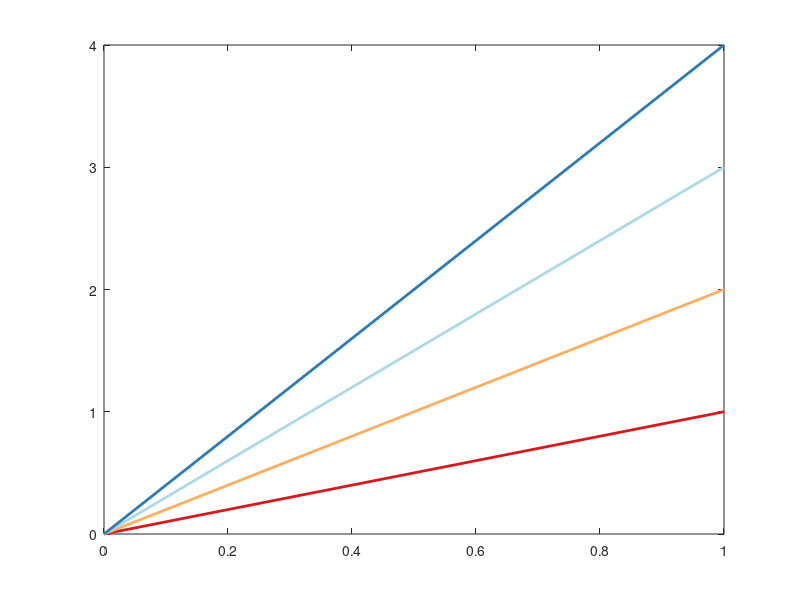

MATLAB code for this plot: (Note: this script raises an error after producing the figure.)
clc;clear; close all;

x = [0 1];

% I dont like this one very much
colorSet1 = {[141, 211, 199];[ 255, 237, 111];[ 190, 186, 218];[ 251, 128, 114];[ 128, 177, 211];[ 253, 180, 98];[ 179, 222, 105];[ 188, 128, 189];[ 217, 217, 217];[ 204, 235, 197];[ 252, 205, 229];[ 255, 255, 179]};

% This shows pretty strong contrast
colorSet2 = {[228, 26, 28];[55, 126, 184]; [77, 175, 74];[ 255, 127, 0];[ 255, 237, 111]*.85;[ 166, 86, 40];[ 247, 129, 191];[ 153, 153, 153];[ 152, 78, 163]};

% I like this combination the most
colorSet3 = {[55, 126, 184];[228, 26, 28];[77, 175, 74];[255, 127, 0];[152, 78, 163]}; % good
                % blue
                
% some colors from princeton
red = [217,102,101]; blue = [105, 161, 203]; green = [152 180 134];
                
% I like this combination as well
colorSet3 = {[40, 53, 147];[0, 105, 92];[104, 159, 56];[251, 140, 0];[255, 204, 128]}; % good
                %dark blue  % dark green  %light green  % orange %light
                %orange
              
                
% This is colorbind friendly
colorSet4 = {[215,25,28];[253,174,97];[171,217,233];[44,123,182]}; % color bind friendly (gradually change)
                                                        % blue

for a = 1:30
    figure(1)
y =a*x;
plot(x,y,'linewidth',2,'Color',colorSet4{a}/255); grid minor; hold on
end